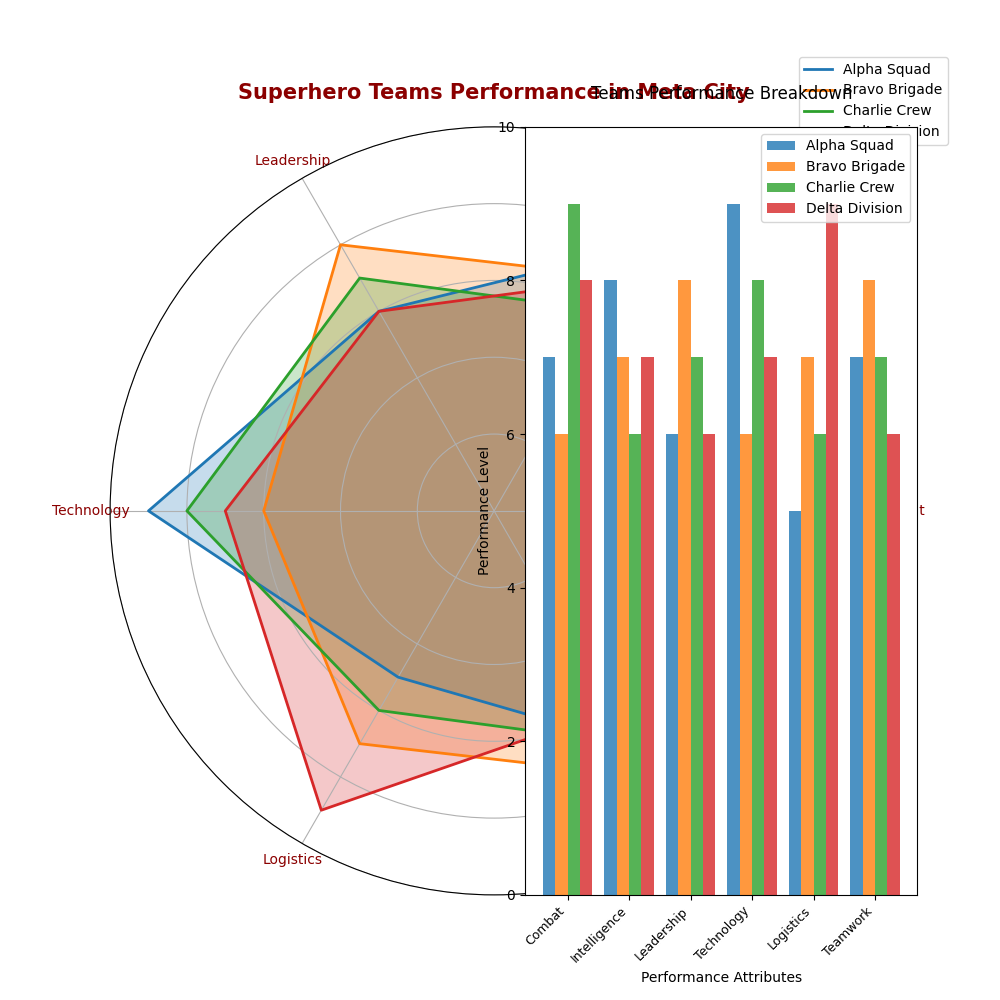

Generate this figure with Python:
import matplotlib.pyplot as plt
import numpy as np

# Backstory:
# We are comparing the strategic performance attributes of different superhero teams in a hypothetical city named "Meta City". 
# Each team is evaluated across different parameters such as Combat, Intelligence, Leadership, Technology, Logistics, and Teamwork.

# Define categories/attributes and teams' performance data
categories = ['Combat', 'Intelligence', 'Leadership', 'Technology', 'Logistics', 'Teamwork']
team_data = {
    'Alpha Squad': [7, 8, 6, 9, 5, 7],
    'Bravo Brigade': [6, 7, 8, 6, 7, 8],
    'Charlie Crew': [9, 6, 7, 8, 6, 7],
    'Delta Division': [8, 7, 6, 7, 9, 6]
}

# Number of variables
num_vars = len(categories)

# Compute angle for each category
angles = np.linspace(0, 2 * np.pi, num_vars, endpoint=False).tolist()
angles += angles[:1]  # Repeat first angle to close the radar chart

# Set up radar chart framework
fig, ax = plt.subplots(figsize=(10, 10), subplot_kw=dict(polar=True))

# Plot each team's data on the radar chart
for team, values in team_data.items():
    values += values[:1]  # Repeat the first value to close the loop
    ax.plot(angles, values, linewidth=2, linestyle='solid', label=team)
    ax.fill(angles, values, alpha=0.25)

# Customize the chart's appearance
ax.set_ylim(0, 10)
ax.set_yticks([2, 4, 6, 8, 10])
ax.set_yticklabels(['2', '4', '6', '8', '10'], color='grey', size=9)
ax.set_xticks(angles[:-1])
ax.set_xticklabels(categories, size=10, color='darkred')

# Title and legend
plt.title('Superhero Teams Performance in Meta City', size=15, weight='bold', color='darkred', pad=20)
plt.legend(loc='upper right', bbox_to_anchor=(1.1, 1.1), fontsize=10)

def create_bar_chart(ax, team_data, categories):
    index = np.arange(len(categories))
    bar_width = 0.2
    opacity = 0.8

    for i, (team, values) in enumerate(team_data.items()):
        ax.bar(index + i * bar_width, values[:-1], bar_width, 
               alpha=opacity, label=team, color=plt.cm.tab10(i))

    ax.set_xlabel('Performance Attributes', fontsize=10)
    ax.set_ylabel('Performance Level', fontsize=10)
    ax.set_title('Teams Performance Breakdown', fontsize=12, pad=20)
    ax.set_xticks(index + bar_width * (len(team_data) / 2 - 0.5))
    ax.set_xticklabels(categories, rotation=45, ha='right', fontsize=9)
    ax.set_ylim(0, 10)
    ax.legend()

# Create a subplot for bar chart next to the radar chart
ax2 = fig.add_subplot(122)
create_bar_chart(ax2, team_data, categories)

# Automatically adjust layout to prevent overlap
plt.tight_layout()

# Display the plot
plt.show()
